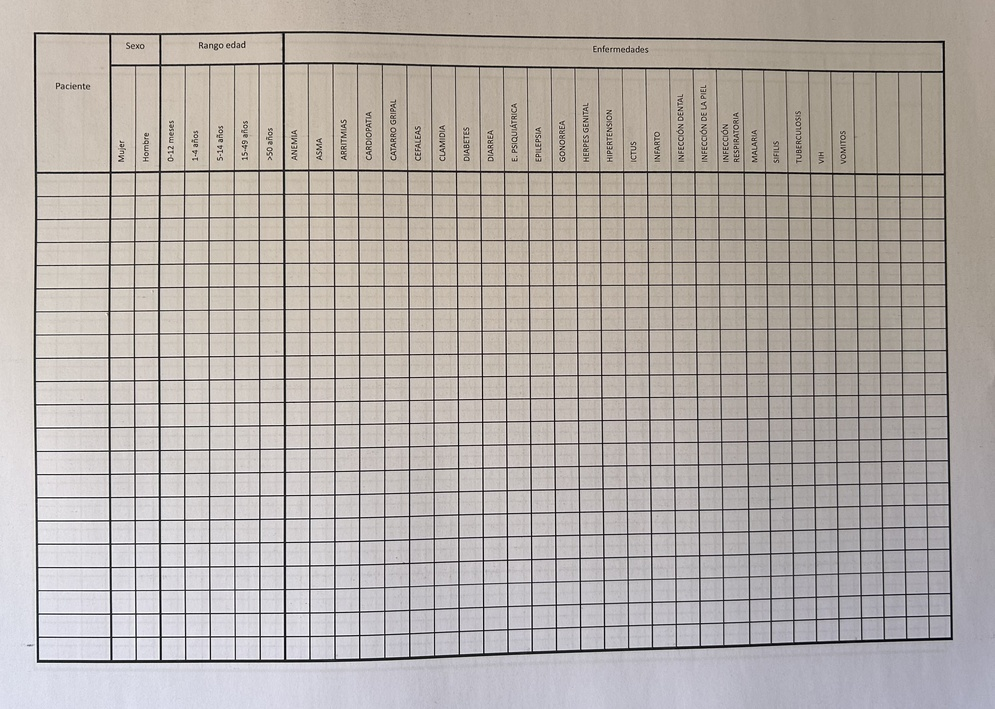
#> input picture ova-api/assets/table-format.jpg, 995 x 709 px, shrunk from 3580 x 2552 before the run
$ python -i structure_detection.py   (imports and definitions only)
#> lines starting #> are read from the running program, lines starting #| are printed output that depends on the picture; after the words box and inside, x2 and y2 are one past the last pixel; in counts of white or black regions, pixels touching at a corner belong together
### ova-api/app/processing/utils.py
import cv2
import numpy as np

def enhance_image_quality(image):
    """ Improve the quality of the image by applying a series of transformations. """
    blurred = cv2.GaussianBlur(image, (0, 0), 3)
    sharpened = cv2.addWeighted(image, 1.5, blurred, -0.5, 0)

    lab = cv2.cvtColor(sharpened, cv2.COLOR_BGR2LAB)
    l, a, b = cv2.split(lab)
    clahe = cv2.createCLAHE(clipLimit=3.0, tileGridSize=(8, 8))
    l_enhanced = clahe.apply(l)
    lab_enhanced = cv2.merge((l_enhanced, a, b))
    enhanced = cv2.cvtColor(lab_enhanced, cv2.COLOR_LAB2BGR)

    denoised = cv2.bilateralFilter(enhanced, 9, 75, 75)

    return denoised

# [54 lines left out: functions crop_borders, ensure_horizontal_orientation, order_corners, not called in this run]

### ova-api/app/processing/structure_detection.py
import cv2
import numpy as np
from app.processing.utils import enhance_image_quality
from app.processing.constants import ROW_NUMBERS, COLUMNS
from app.main import logger

def detect_table_structure(image, image_path=None):
        height, width = image.shape[:2]
        crop_height = int(height * 0.22)
        crop_width = int(width * 0.075)
        cropped_image = image[crop_height:height, crop_width:width]

        cropped_image_enhanced = enhance_image_quality(cropped_image)

        gray = cv2.cvtColor(cropped_image_enhanced, cv2.COLOR_BGR2GRAY)
        gray = cv2.bitwise_not(gray)
        thresh = cv2.adaptiveThreshold(gray, 255, cv2.ADAPTIVE_THRESH_MEAN_C,
                                       cv2.THRESH_BINARY, 15, -2)

        grid = detect_lines(thresh)
        contours, _ = cv2.findContours(grid, cv2.RETR_TREE, cv2.CHAIN_APPROX_SIMPLE)

        detected_cells = []
        for cnt in contours:
            x, y, w, h = cv2.boundingRect(cnt)
            if w > 20 and h > 20 and w < image.shape[1] * 0.75 and h < 200:
                detected_cells.append((x, y, w, h))

        # Infer vertical and horizontal lines from the detected cells
        vertical_lines, horizontal_lines = infer_grid_lines(detected_cells)

        # Extract cells ordered by row
        cells, grid_image = extract_cells_ordered_by_row(cropped_image.copy(), vertical_lines, horizontal_lines)

        # Ensure the grid image is in the correct format
        if len(cells) != ROW_NUMBERS*len(COLUMNS):
            logger.error(f"Detected cells count {len(cells)} does not match expected {ROW_NUMBERS*len(COLUMNS)}. For image: {image_path}")
            return None, None
        return cells, grid_image

def detect_lines(thresh):
    """Detect horizontal and vertical lines in the thresholded image."""
    horizontal = thresh.copy()
    horizontal_size = horizontal.shape[1] // 30
    horizontalStructure = cv2.getStructuringElement(cv2.MORPH_RECT, (horizontal_size, 1))
    horizontal = cv2.erode(horizontal, horizontalStructure)
    horizontal = cv2.dilate(horizontal, horizontalStructure)

    vertical = thresh.copy()
    vertical_size = vertical.shape[0] // 45
    verticalStructure = cv2.getStructuringElement(cv2.MORPH_RECT, (1, vertical_size))
    vertical = cv2.erode(vertical, verticalStructure)
    vertical = cv2.dilate(vertical, verticalStructure)

    grid = cv2.add(horizontal, vertical)

    return grid

def infer_grid_lines(detected_cells, threshold=10):
    """"Infer vertical and horizontal lines from detected cells."""

    detected_cells_sorted_by_x = sorted(detected_cells, key=lambda x: x[0])
    detected_cells_sorted_by_y = sorted(detected_cells, key=lambda x: x[1])

    x_positions = [x for x, y, w, h in detected_cells_sorted_by_x]
    y_positions = [y for x, y, w, h in detected_cells_sorted_by_y]

    vertical_lines = group_positions(x_positions, threshold)
    horizontal_lines = group_positions(y_positions, threshold)

    # Add the last line to ensure the grid is complete
    last_x, last_y, last_w, last_h = detected_cells_sorted_by_x[-1]
    _, last_y_sorted, _, last_h_sorted = detected_cells_sorted_by_y[-1]
    vertical_lines.append(last_x + last_w)
    horizontal_lines.append(last_y_sorted + last_h_sorted)

    return vertical_lines, horizontal_lines

def group_positions(positions, threshold):
    """Group positions based on a threshold to avoid noise in line detection."""
    grouped_positions = []
    current_group = []

    for i, pos in enumerate(positions):
        if not current_group:
            current_group.append(pos)
        else:
            if pos - current_group[-1] < threshold:
                current_group.append(pos)
            else:
                grouped_positions.append(np.mean(current_group))
                current_group = [pos]

    if current_group:
        grouped_positions.append(np.mean(current_group))

    return grouped_positions

def extract_cells_ordered_by_row(image, vertical_lines, horizontal_lines):
    """Extratct cells ordered by row from the image based on vertical and horizontal lines"""
    cells = []

    for row_idx in range(len(horizontal_lines) - 1):
        for col_idx in range(len(vertical_lines) - 1):
            x1 = int(vertical_lines[col_idx])
            y1 = int(horizontal_lines[row_idx])
            x2 = int(vertical_lines[col_idx + 1])
            y2 = int(horizontal_lines[row_idx + 1])

            cell_img = image[y1:y2, x1:x2]

            cells.append({
                "row": row_idx + 1,
                "column": col_idx + 1,
                "x": x1,
                "y": y1,
                "image": cell_img
            })
    return cells, image

>>> import cv2
>>> picture = cv2.imread('../../assets/table-format.jpg')
#> picture is the input picture: shape (709, 995, 3); mean B, G, R 169.2, 173.7, 180.4
>>> result = detect_table_structure(picture)
#> in enhance_image_quality, `blurred = cv2.GaussianBlur(image, (0, 0), 3)`:
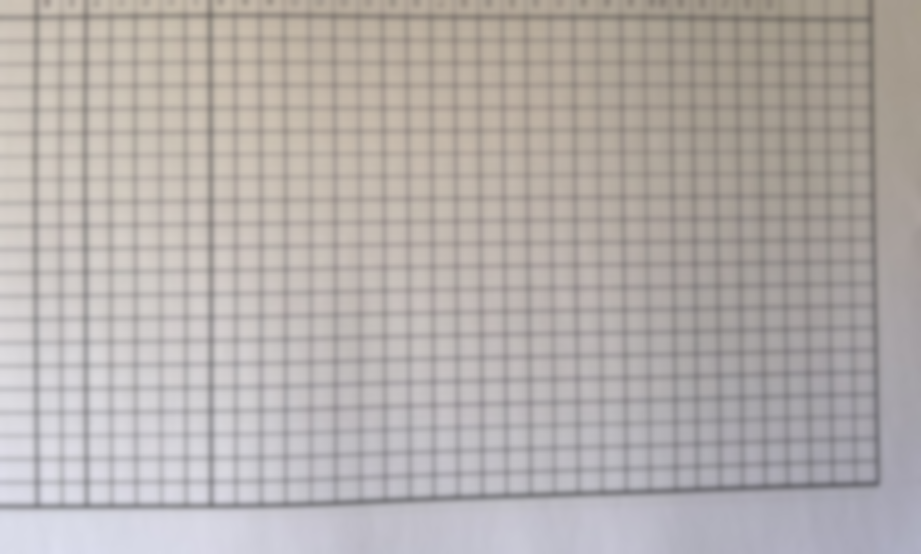
#> blurred: shape (554, 921, 3); mean B, G, R 170.9, 173.4, 179.2
#> in enhance_image_quality, `lab = cv2.cvtColor(sharpened, cv2.COLOR_BGR2LAB)`: lab: shape (554, 921, 3); mean of channels 0, 1, 2 180.8, 129.6, 130
#> in enhance_image_quality, `l, a, b = cv2.split(lab)`:
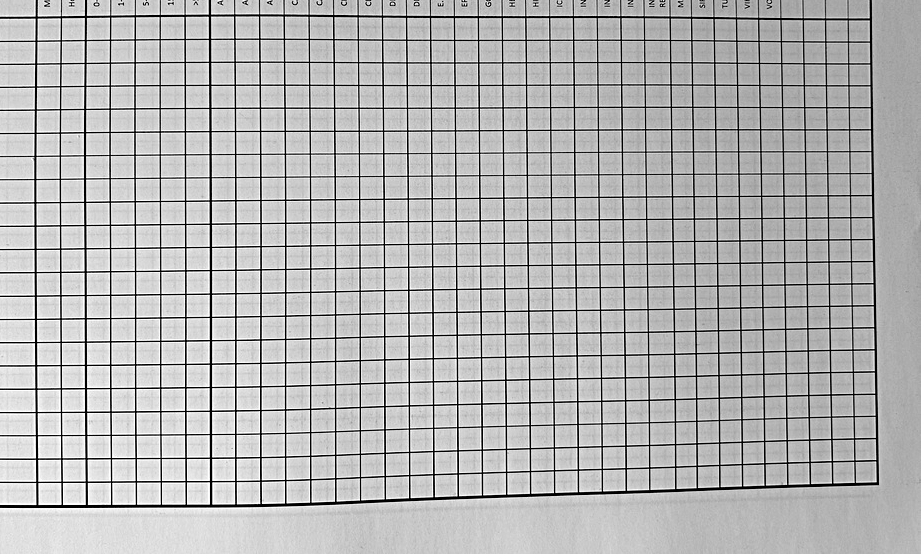
#> l: shape (554, 921); min 0, max 255, mean 180.8
#> in enhance_image_quality, `l, a, b = cv2.split(lab)`:
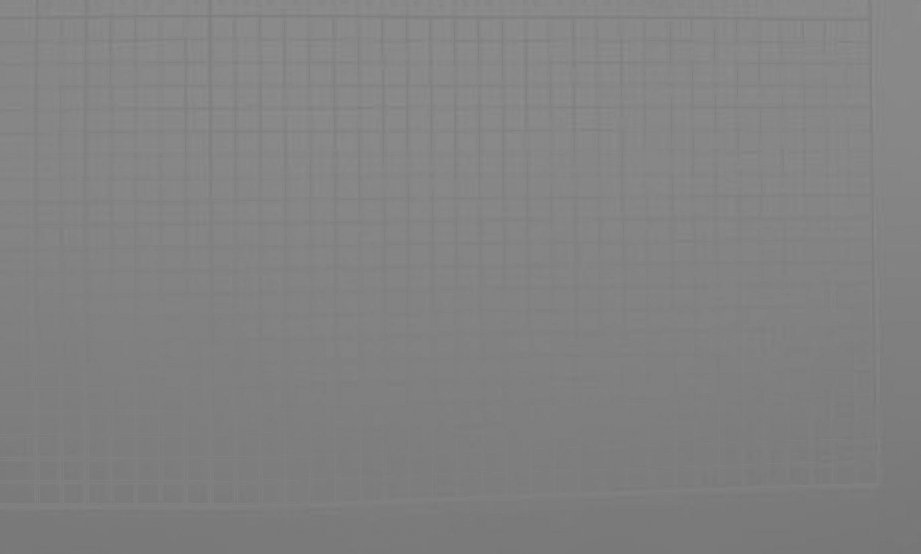
#> b: shape (554, 921); min 117, max 142, mean 130
#> in enhance_image_quality, `lab_enhanced = cv2.merge((l_enhanced, a, b))`: lab_enhanced: shape (554, 921, 3); mean of channels 0, 1, 2 153.6, 129.6, 130
#> in enhance_image_quality, `enhanced = cv2.cvtColor(lab_enhanced, cv2.COLOR_LAB2BGR)`:
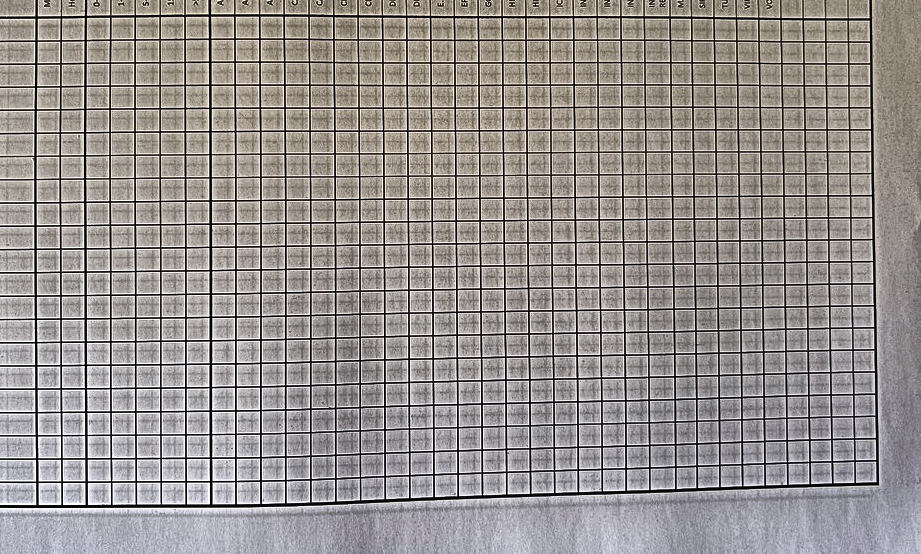
#> enhanced: shape (554, 921, 3); mean B, G, R 143.8, 146.2, 151.6
#> in detect_table_structure, `gray = cv2.bitwise_not(gray)`:
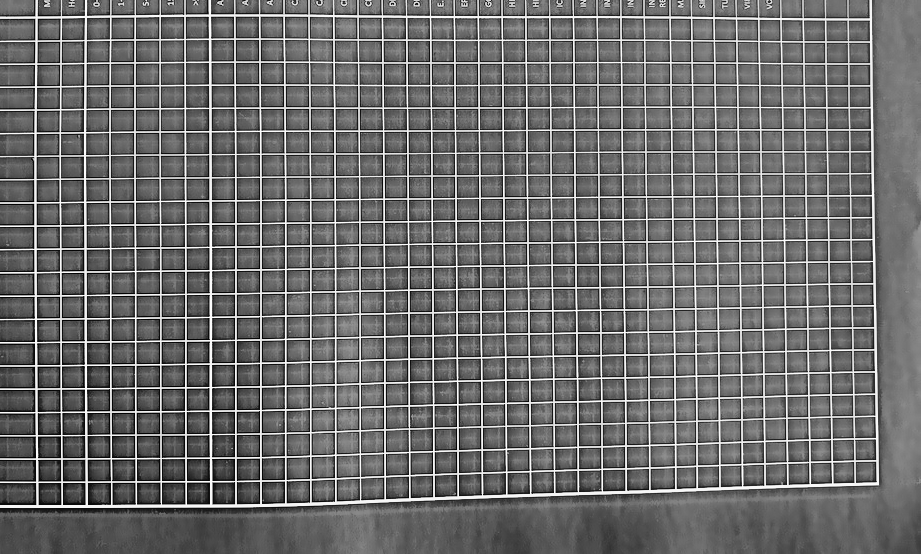
#> gray: shape (554, 921); min 0, max 252, mean 107.7
#> in detect_table_structure, `thresh = cv2.adaptiveThreshold(gray, 255, cv2.ADAPTIVE_THRESH_MEAN_C, ..`:
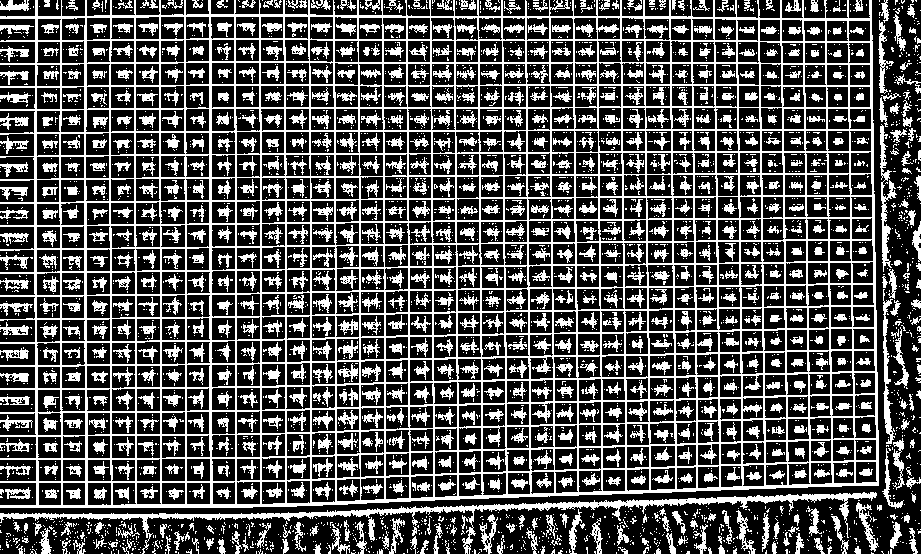
#> thresh: shape (554, 921); 32.6% white in thin lines or dots
#> in detect_lines, `horizontal = cv2.erode(horizontal, horizontalStructure)`: horizontal: shape (554, 921); 6.5% white in thin lines or dots, all inside (x1, y1, x2, y2) = (0, 7, 865, 518)
#> in detect_lines, `horizontal = cv2.dilate(horizontal, horizontalStructure)`: horizontal: shape (554, 921); 8.3% white in thin lines or dots, all inside (x1, y1, x2, y2) = (0, 7, 880, 518)
#> in detect_lines, `vertical = cv2.erode(vertical, verticalStructure)`: vertical: shape (554, 921); 7.5% white in thin lines or dots
#> in detect_lines, `vertical = cv2.dilate(vertical, verticalStructure)`: vertical: shape (554, 921); 9.7% white in thin lines or dots
#> in detect_lines, `grid = cv2.add(horizontal, vertical)`:
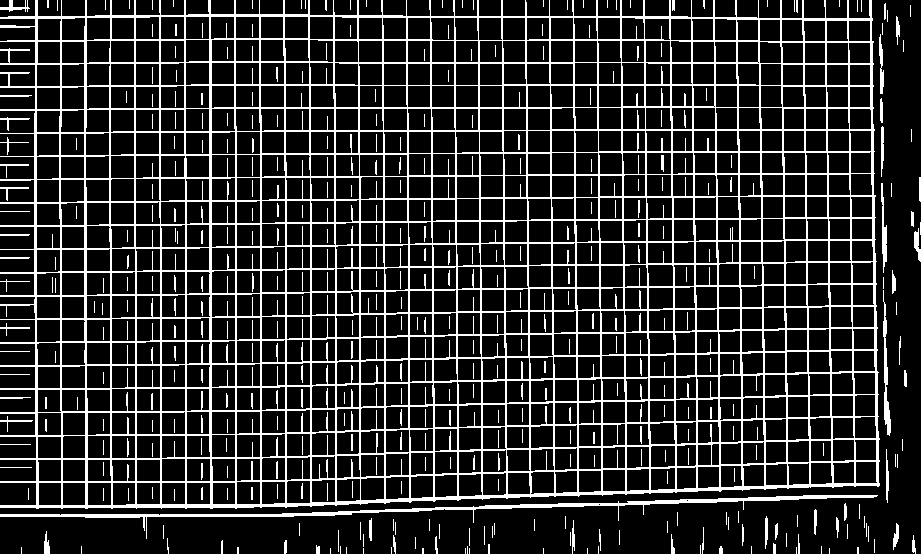
#> grid: shape (554, 921); 17.3% white in thin lines or dots
#> in detect_table_structure, `contours, _ = cv2.findContours(grid, cv2.RETR_TREE, cv2.CHAIN_APPROX_S..`: contours = 1139 contours, 364 with area under 20; largest, box (x1, y1, x2, y2) and area: (0, 0, 880, 509) 406668, (0, 495, 878, 539) 2121, (160, 201, 186, 225) 573, (160, 178, 186, 202) 556, (645, 107, 672, 130) 556
#> the loop in detect_table_structure, `for cnt in contours:` made 1139 passes
#> (x, y, w, h) on passes 17, 23, 25: (719, 546, 4, 8), (316, 545, 4, 9), (773, 543, 3, 11)
#> after the loop in detect_table_structure, `for cnt in contours:`: detected_cells = 734 items, first 6: (212, 482, 24, 23), (186, 482, 25, 23), (161, 482, 25, 23), (136, 482, 25, 23), (112, 482, 24, 24), (87, 482, 25, 24)
#> in infer_grid_lines, `detected_cells_sorted_by_x = sorted(detected_cells, key=lambda x: x[0])`: detected_cells_sorted_by_x = 734 items, first 6: (36, 342, 25, 24), (36, 319, 25, 24), (36, 296, 25, 23), (36, 272, 25, 24), (36, 249, 25, 24), (36, 226, 25, 23)
#> in infer_grid_lines, `detected_cells_sorted_by_y = sorted(detected_cells, key=lambda x: x[1])`: detected_cells_sorted_by_y = 734 items, first 6: (334, 16, 24, 24), (309, 16, 25, 24), (284, 16, 25, 23), (260, 16, 24, 23), (235, 16, 25, 23), (210, 16, 25, 24)
#> in infer_grid_lines, `x_positions = [x for x, y, w, h in detected_cells_sorted_by_x]`: x_positions = 734 values from 36 to 855
#> in infer_grid_lines, `y_positions = [y for x, y, w, h in detected_cells_sorted_by_y]`: y_positions = 734 values from 16 to 482
#> the loop in group_positions, `for i, pos in enumerate(positions):` made 734 passes
#> (pos, current_group) on passes 22, 43: (60, [60]), (85, [85])
#> current_group on passes 64, 85: [110], [135]
#> after the loop in group_positions, `for i, pos in enumerate(positions):`: grouped_positions = 34 values from 36.43 to 828.8
#> in infer_grid_lines, `vertical_lines = group_positions(x_positions, threshold)`: vertical_lines = 35 values from 36.43 to 851.1
#> the loop in group_positions (call 2), `for i, pos in enumerate(positions):` made 734 passes
#> (pos, current_group) on pass 36: (39, [39])
#> current_group on pass 71: [62]
#> in infer_grid_lines, `horizontal_lines = group_positions(y_positions, threshold)`: horizontal_lines = [17.31, 40.23, 62.8, 85.29, 107.9, 130.8, 153.3, 175.8, 198.6, 221.3, 243.9, 266.6, 289.6, 392.5]
#> in infer_grid_lines, `last_x, last_y, last_w, last_h = detected_cells_sorted_by_x[-1]`: last_x = 855; last_y = 461; last_w = 23
#> in infer_grid_lines, `_, last_y_sorted, _, last_h_sorted = detected_cells_sorted_by_y[-1]`: last_y_sorted = 482; last_h_sorted = 24
#> in detect_table_structure, `vertical_lines, horizontal_lines = infer_grid_lines(detected_cells)`: vertical_lines = 36 values from 36.43 to 878; horizontal_lines = [17.31, 40.23, 62.8, 85.29, 107.9, 130.8, 153.3, 175.8, 198.6, 221.3, 243.9, 266.6, 289.6, 392.5, 506]
#> the loop in extract_cells_ordered_by_row, `for row_idx in range(len(horizontal_lines) - 1):` made 14 passes
#> after the loop in extract_cells_ordered_by_row, `for row_idx in range(len(horizontal_lines) - 1):`: cells = 490 items
#> (the run stopped early here; a loop or call above may not have finished)
